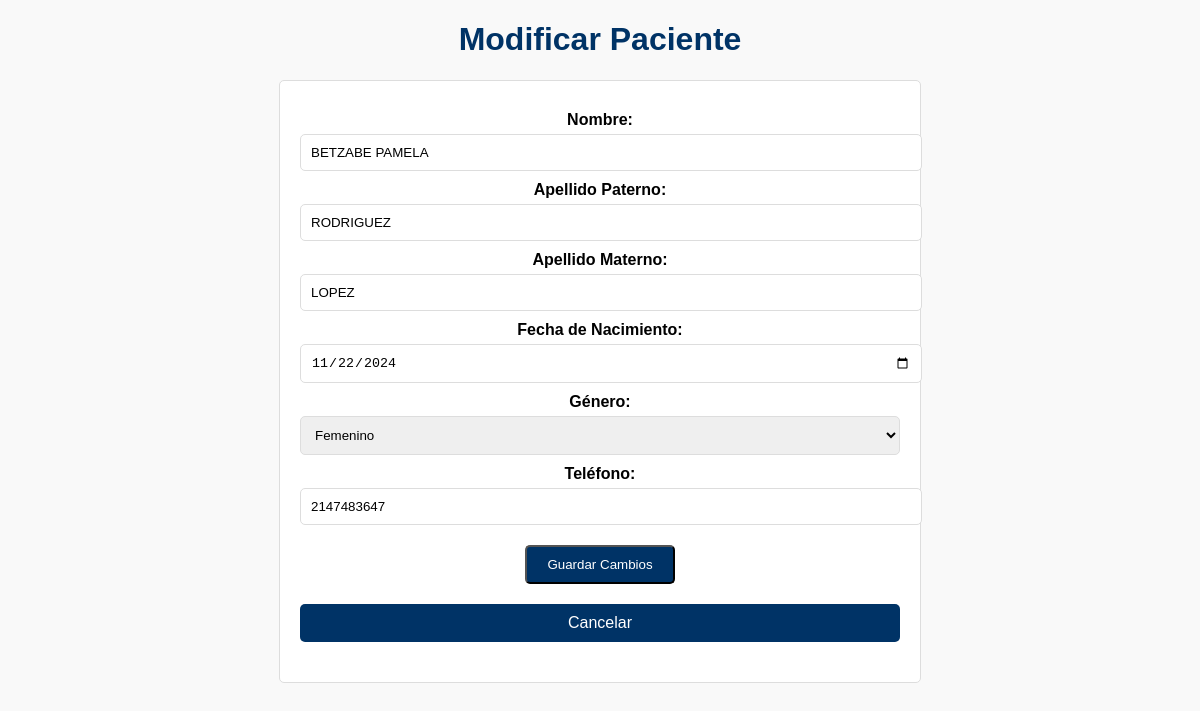
Screenshot of /modificar_paciente.php?id=1 (signed in) with the database file from the repository.
### tables this page shows
CREATE TABLE `pacientes` (
  `Id_paciente` int(10) NOT NULL,
  `Nombre` varchar(25) NOT NULL,
  `Apellido_Paterno` varchar(25) NOT NULL,
  `Apellido_Materno` varchar(30) NOT NULL,
  `Fecha_nacimiento` date NOT NULL,
  `Genero` varchar(10) NOT NULL,
  `Direccion` varchar(50) NOT NULL,
  `Telefono` int(10) NOT NULL,
  `Diagnostico` varchar(200) NOT NULL,
  `Usuario` varchar(25) NOT NULL,
  `Contrasena` varchar(25) NOT NULL
);

### modificar_paciente.php (the view, shortened to what this page needs)
<?php
include('conexion.php');
$id_paciente = intval($_GET['id']);
$query = "SELECT * FROM pacientes WHERE Id_paciente = $id_paciente";
$result = mysqli_query($conn, $query);
$paciente = mysqli_fetch_assoc($result);
$success_message = "";
?>
<!DOCTYPE html>
<html lang="es">
<head>
</head>
<body>
    <h1>Modificar Paciente</h1>
    <?php if (!empty($success_message)): ?>
        <div class="success">
            <p><?php echo $success_message; ?></p>
            <a href="ver_pacientes.php">Volver</a>
        </div>
    <?php else: ?>
        <form method="POST" action="">
            <label for="nombre">Nombre:</label>
            <input type="text" name="nombre" id="nombre" value="<?php echo htmlspecialchars($paciente['Nombre']); ?>" required>
            <label for="apellido_paterno">Apellido Paterno:</label>
            <input type="text" name="apellido_paterno" id="apellido_paterno" value="<?php echo htmlspecialchars($paciente['Apellido_Paterno']); ?>" required>
            <label for="apellido_materno">Apellido Materno:</label>
            <input type="text" name="apellido_materno" id="apellido_materno" value="<?php echo htmlspecialchars($paciente['Apellido_Materno']); ?>" required>
            <label for="fecha_nacimiento">Fecha de Nacimiento:</label>
            <input type="date" name="fecha_nacimiento" id="fecha_nacimiento" value="<?php echo $paciente['Fecha_nacimiento']; ?>" required>
            <label for="genero">Género:</label>
            <select name="genero" id="genero" required>
                <option value="Femenino" <?php echo $paciente['Genero'] == 'Femenino' ? 'selected' : ''; ?>>Femenino</option>
            </select>
            <label for="telefono">Teléfono:</label>
            <input type="text" name="telefono" id="telefono" value="<?php echo $paciente['Telefono']; ?>" required>
            <button type="submit" class="button">Guardar Cambios</button>
            <a href="ver_pacientes.php" class="button">Cancelar</a>
        </form>
    <?php endif; ?>
</body>
</html>

### modificar_paciente.php (style rules this page uses)
body { font-family: Arial, sans-serif; margin: 20px; background-color: #f9f9f9; }
h1 { text-align: center; color: #003366; }
form, .success { max-width: 600px; margin: 0 auto; background: #ffffff; padding: 20px; border: 1px solid #ddd; border-radius: 5px; text-align: center; }
label { font-weight: bold; display: block; margin-top: 10px; }
input, select { width: 100%; padding: 10px; margin-top: 5px; border: 1px solid #ddd; border-radius: 5px; }
.button { display: block; margin: 20px auto; padding: 10px 20px; background-color: #003366; color: white; text-align: center; text-decoration: none; border-radius: 5px; }

### rows the page displays
pacientes: nombre "BETZABE PAMELA", apellido_paterno "RODRIGUEZ", apellido_materno "LOPEZ", fecha_nacimiento "11/22/2024", genero "Femenino", telefono "2147483647"
